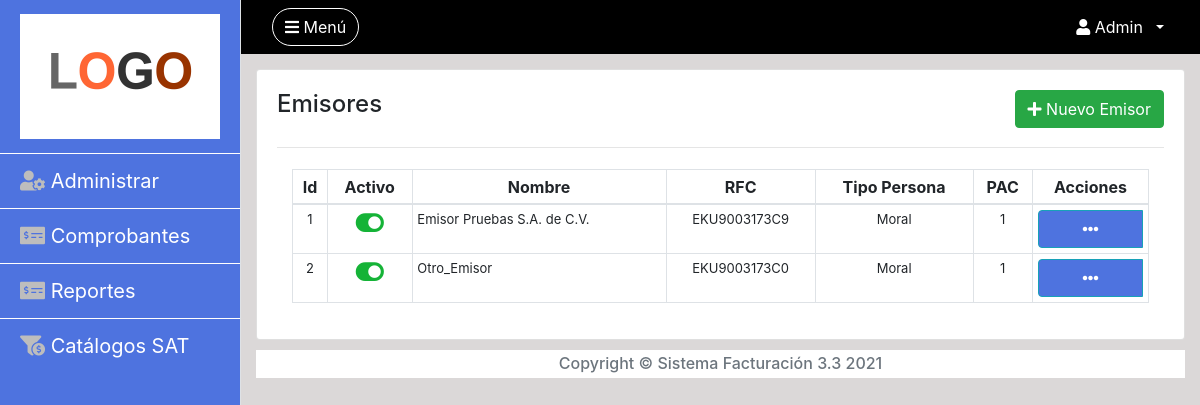
The page /administrar/emisores (signed in) on the database its author committed.
### tables this page shows
CREATE TABLE `emisores` (
  `Id` int(11) NOT NULL,
  `Estatus` int(1) NOT NULL DEFAULT 1,
  `Nombre` varchar(256) NOT NULL,
  `RFC` varchar(13) NOT NULL,
  `Domicilio` varchar(256) NOT NULL,
  `CP` varchar(5) NOT NULL,
  `Persona` varchar(1) NOT NULL,
  `Regimen` varchar(3) NOT NULL,
  `DescRegimen` varchar(256) NOT NULL,
  `PathLogo` varchar(256) NOT NULL,
  `PAC` int(11) NOT NULL,
  `Testing` int(1) NOT NULL DEFAULT 1
);

### controllers/render.php (called while the page is built, shortened)
<?php
  require 'libs/conexion_db.php';
  require 'models/administrador/emisor.php';
  class ViewEmisores{
    function __construct($host_name="", $site_name="", $variables=null){
      $data['title'] = "Facturación 3.3 | Administrar | Emisores";
      $data['host'] = $host_name;
      $sesion = new UserSession();
      $data['token'] = $sesion->set_token();
      $pac = new PacPDO();
      $data['pacs'] = $pac->get_active_pac();
      $emisor_pdo = new EmisorPDO();
      $data['emisores'] = $emisor_pdo->get_all();
      $this->view = new View();
      $this->view->render('views/modules/administrar/emisores.php', $data, true);
    }
  }
?>

### index.php (called while the page is built, shortened)
<?php
  $host_name = "http://localhost/SistemaFacturacion3.3";
  $site_name = "Sistema de Facturación";
  $app = new Routes($host_name, $site_name);
?>

### libs/conexion_db.php (called while the page is built, shortened)
<?php
  class Connection_PDO{
    Protected $servername;
    Protected $username;
    Protected $password;
    function __construct() {
      $this->servername = "localhost";
      $this->username = "lenovo";
      $this->password = "Lenovo123456!";
      $this->sqldatabase = "facturacion";
    }
    function connect(){
      try {
        $this->conn = new PDO("mysql:host=$this->servername;dbname=$this->sqldatabase", $this->username, $this->password);
      } catch(PDOException $e) {
        write_log("Ocurrió un error al conectar a la BD: \nError: " . $e->getMessage());
      }
    }
  }
?>

### models/administrador/emisor.php (called while the page is built, shortened)
<?php
    Class EmisorPDO extends Connection_PDO{
      public function get_all(){
        try{
          $sql = "SELECT * FROM emisores";
          $stmt = $this->conn->prepare($sql);
          $stmt->execute();
          $result = $stmt->fetchAll(PDO::FETCH_ASSOC);
          return $result;
        }catch(PDOException $e) {
          write_log("EmisorPDO | get_all() | Ocurrió un error al ejecutar la consulta. ERROR: " . $e->getMessage());
          write_log("SQL: " . $sql);
          return false;
        }
      }
    }
?>

### views/modules/administrar/emisores.php (the view, shortened to what this page needs)
<!DOCTYPE html>
<html>
<head>
    <?php include './views/modules/components/head.php'; ?>
    <link rel="stylesheet" type="text/css" href="<?= $data['host'] ?>/views/assets/js/datatable/datatables.min.css"/>
</head>
<body>
    <div id="wrapper" class="d-flex">
        <?php include './views/modules/components/sidebar.php'; ?>
        <div id="page-content-wrapper" style="background-color: #DBD8D8;">
            <?php include './views/modules/components/navbar.php'; ?>
            <div class="container-fluid" style="margin-top: 15px;">
                <div class="card">
                    <div class="card-body">
                        <div class="row">
                          <div class="col-lg-8 col-md-8 col-sm-12">
                            <h4 class="card-title">Emisores</h4>
                          </div>
                          <div class="col-lg-4 col-md-4 col-sm-12 text-right">
                            <button type="button" class="btn btn-success waves-effect btn_full" data-toggle="modal" data-target="#modal_nuevo_emisor">
                              <i class="fas fa-plus"></i> Nuevo Emisor
                            </button>
                          </div>
                        </div>
                        <hr>
                        <div class="col-lg-12 col-md-12 col-sm-12">
                          <div class="row">
                            <div class="col-lg-12 col-md-12 col-sm-12" style="margin-top:5px;">
                                <div class="table-sm table-responsive">
                                  <table class="table table-bordered table-hover">
                                      <thead style="font-size:16px;">
                                        <tr class="text-center">
                                          <th>Id</th>
                                          <th>Activo</th>
                                          <th>Nombre</th>
                                          <th>RFC</th>
                                          <th>Tipo Persona</th>
                                          <th>PAC</th>
                                          <th>Acciones</th>
                                        </tr>
                                      </thead>
                                      <tbody style="font-size:13px;">
                                        <?php
                                          foreach( $data['emisores'] as $emisor){
                                            $icon=""; $icon_option = ""; $label_accion ="";
                                            if( $emisor['Persona']== 'M'){
                                              $tipo_persona = 'Moral';
                                            }elseif( $emisor['Persona']=='F' ){
                                              $tipo_persona = 'Física';
                                            }
                                            if ($emisor['Estatus']==1){
                                              $icon = "<i class='fas fa-toggle-on color_green icon_status'></i>";
                                              $icon_option = "<i class='fas fa-toggle-off color_red '></i>";
                                              $label_accion = " Desactivar";
                                            }else{
                                              $icon = "<i class='fas fa-toggle-off color_red icon_status'></i>";
                                              $icon_option = "<i class='fas fa-toggle-on color_green'></i>";
                                              $label_accion = " Activar";
                                            }
                                            $html_row = "". "\n\t\t\t\t\t\t\t<tr>\n".
                                                          "\t\t\t\t\t\t\t\t<td class='text-center'>". $emisor['Id'] ."</td>\n".
                                                          "\t\t\t\t\t\t\t\t<td class='text-center'>".
                                                            "\t\t\t\t\t\t\t\t\t<a href='". $data['host'] ."/administrar/emisores/switch_active/". $emisor['Id'] ."/". $emisor['Estatus'] ."'>" . $icon . "</td> \n".
                                                          "\t\t\t\t\t\t\t\t<td>". $emisor['Nombre'] ."</td>\n".
                                                          "\t\t\t\t\t\t\t\t<td class='text-center'>". $emisor['RFC'] ."</td>\n".
                                                          "\t\t\t\t\t\t\t\t<td class='text-center'>". $tipo_persona ."</td>\n".
                                                          "\t\t\t\t\t\t\t\t<td class='text-center'>". $emisor['PAC'] ."</td>\n".
                                                          "\t\t\t\t\t\t\t\t<td>\n".
                                                            "\t\t\t\t\t\t\t\t\t<div class='btn-group' role='group' aria-label='Button group with nested dropdown' style='width:100%;'>\n".
                                                              "\t\t\t\t\t\t\t\t\t\t<button id='btnGroupDrop1' type='button' class='btn btn-info btn_options text-center' style='background-color: #4e73df !important;' data-toggle='dropdown' aria-haspopup='true' aria-expanded='false'>\n".
                                                                "\t\t\t\t\t\t\t\t\t\t\t<i class='fas fa-ellipsis-h icon_btn_options'></i>\n".
                                                              "\t\t\t\t\t\t\t\t\t\t</button>\n".
                                                              "\t\t\t\t\t\t\t\t\t\t<div class='dropdown-menu' aria-labelledby='btnGroupDrop1'>\n".
                                                                "". $emisor[''] ."".
                                                                "\t\t\t\t\t\t\t\t\t\t\t<a class='dropdown-item' href='". $data['host'] ."/administrar/emisores/switch_active/". $emisor['Id'] ."/". $emisor['Estatus'] ."' >". $icon_option . $label_accion ."</a>\n".
                                                              "\t\t\t\t\t\t\t\t\t\t</div>\n".
                                                            "\t\t\t\t\t\t\t\t\t</div>\n".
                                                          "\t\t\t\t\t\t\t\t</td>\n".
                                                        "\t\t\t\t\t\t\t\t</tr>\n";
                                            echo $html_row;
                                          }
                                        ?>
                                      </tbody>
                                  </table>
                                </div>
                              </div>
                          </div>
                        </div>
                    </div>
                </div>
            </div>
            <?php include './views/modules/components/footer.php'; ?>
        </div>
    </div>
</body>
</html>

### rows shown on the page
emisores: Id "1", Estatus 1 (drawn), Nombre "Emisor Pruebas S.A. de C.V.", RFC "EKU9003173C9", Persona "Moral", PAC "1"
emisores: Id "2", Estatus 1 (drawn), Nombre "Otro_Emisor", RFC "EKU9003173C0", Persona "Moral", PAC "1"

### other values the page prints
$_SESSION['Username'] "Admin"
